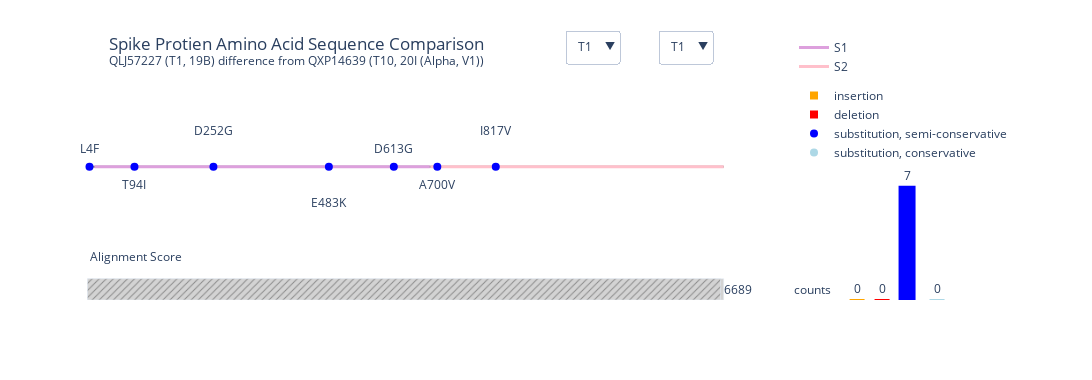

The notebook cell this image was saved under:
### Code cell
graph(top_count_clade_per_timespan_df,1,10)

### Figure 1 — Plotly figure (JSON) as saved in the notebook; plotly's stock layout.template omitted (floating-point values rounded to 4 significant figures)
{"data": [{"hoverinfo": "skip", "line": {"color": "gray"}, "mode": "lines", "name": "sequence line", "showlegend": false, "type": "scatter", "x": [0, 1273], "y": [1, 1]}, {"hoverinfo": "skip", "legendgroup": "Subunit", "line": {"color": "plum", "width": 3}, "mode": "lines", "name": "S1", "showlegend": true, "type": "scatter", "x": [14, 685], "y": [1, 1]}, {"hoverinfo": "skip", "legendgroup": "Subunit", "line": {"color": "pink", "width": 3}, "mode": "lines", "name": "S2", "showlegend": true, "type": "scatter", "x": [686, 1273], "y": [1, 1]}, {"hoverinfo": "x", "legendgroup": "changes", "marker": {"color": "orange", "size": 8, "symbol": "square"}, "mode": "markers", "name": "insertion", "showlegend": true, "type": "scatter", "x": [null], "y": [1]}, {"hoverinfo": "x", "legendgroup": "changes", "marker": {"color": "red", "size": 8, "symbol": "square"}, "mode": "markers", "name": "deletion", "showlegend": true, "type": "scatter", "x": [null], "y": [1]}, {"hoverinfo": "x", "legendgroup": "changes", "marker": {"color": "blue", "size": 8, "symbol": "circle"}, "mode": "markers", "name": "substitution, semi-conservative", "showlegend": true, "type": "scatter", "x": [null, 4, 94, 252, 483, 613, 700, 817], "y": [1, 1, 1, 1, 1, 1, 1, 1]}, {"hoverinfo": "x", "legendgroup": "changes", "marker": {"color": "lightblue", "size": 8, "symbol": "circle"}, "mode": "markers", "name": "substitution, conservative", "showlegend": true, "type": "scatter", "x": [null], "y": [1]}, {"hoverinfo": "skip", "marker": {"color": ["lightgray", "lightgray"], "pattern": {"bgcolor": ["lightgray", "gray"], "shape": ["", "/"], "size": 5}}, "orientation": "h", "showlegend": false, "text": [null, "6689"], "textposition": ["inside", "outside"], "type": "bar", "width": 0.16, "x": [1273, 1267.0], "y": [0.08, 0.08]}, {"hoverinfo": "skip", "marker": {"color": ["orange", "red", "blue", "lightblue"], "line": {"color": ["orange", "red", "blue", "lightblue"], "width": 2}}, "name": "counts", "showlegend": false, "text": ["0", "0", "7", "0"], "textposition": "outside", "type": "bar", "width": 30, "x": [1540, 1590, 1640, 1700], "y": [0, 0, 0.85, 0]}], "layout": {"annotations": [{"font": {"size": 12}, "showarrow": false, "text": "L4F", "x": 4, "xanchor": "center", "y": 1, "yanchor": "middle", "yshift": 18}, {"font": {"size": 12}, "showarrow": false, "text": "T94I", "x": 94, "xanchor": "center", "y": 1, "yanchor": "middle", "yshift": -18}, {"font": {"size": 12}, "showarrow": false, "text": "D252G", "x": 252, "xanchor": "center", "y": 1, "yanchor": "middle", "yshift": 36}, {"font": {"size": 12}, "showarrow": false, "text": "E483K", "x": 483, "xanchor": "center", "y": 1, "yanchor": "middle", "yshift": -36}, {"font": {"size": 12}, "showarrow": false, "text": "D613G", "x": 613, "xanchor": "center", "y": 1, "yanchor": "middle", "yshift": 18}, {"font": {"size": 12}, "showarrow": false, "text": "A700V", "x": 700, "xanchor": "center", "y": 1, "yanchor": "middle", "yshift": -18}, {"font": {"size": 12}, "showarrow": false, "text": "I817V", "x": 817, "xanchor": "center", "y": 1, "yanchor": "middle", "yshift": 36}, {"font": {"size": 12}, "showarrow": false, "text": "Alignment Score", "x": 0, "xanchor": "left", "y": 0.25, "yanchor": "bottom"}, {"showarrow": false, "text": "counts", "textangle": 0, "x": 1450, "y": 0, "yanchor": "bottom"}], "barmode": "overlay", "height": 380, "legend": {"x": 1, "xanchor": "right", "y": 1, "yanchor": "middle"}, "plot_bgcolor": "white", "title": {"text": "Spike Protien Amino Acid Sequence Comparison<br><sup>QLJ57227 (T1, 19B) difference from QXP14639 (T10, 20I (Alpha, V1))<sup>", "x": 0.1}, "updatemenus": [{"buttons": [{"args": ["Target", "T1"], "label": "T1", "method": "restyle"}, {"args": ["Target", "T2"], "label": "T2", "method": "restyle"}, {"args": ["Target", "T3"], "label": "T2", "method": "restyle"}], "direction": "down", "pad": {"r": 10, "t": 10}, "showactive": true, "x": 0.52, "xanchor": "left", "y": 1.4, "yanchor": "top"}, {"buttons": [{"args": ["Target", "T1"], "label": "T1", "method": "restyle"}, {"args": ["Target", "T2"], "label": "T2", "method": "restyle"}, {"args": ["Target", "T3"], "label": "T2", "method": "restyle"}], "direction": "down", "pad": {"r": 10, "t": 10}, "showactive": true, "x": 0.62, "xanchor": "left", "y": 1.4, "yanchor": "top"}], "width": 1100, "xaxis": {"range": [-15, 1850], "showgrid": false, "visible": false, "zeroline": false}, "yaxis": {"range": [0, 1.5], "showgrid": false, "visible": false, "zeroline": false}}}
